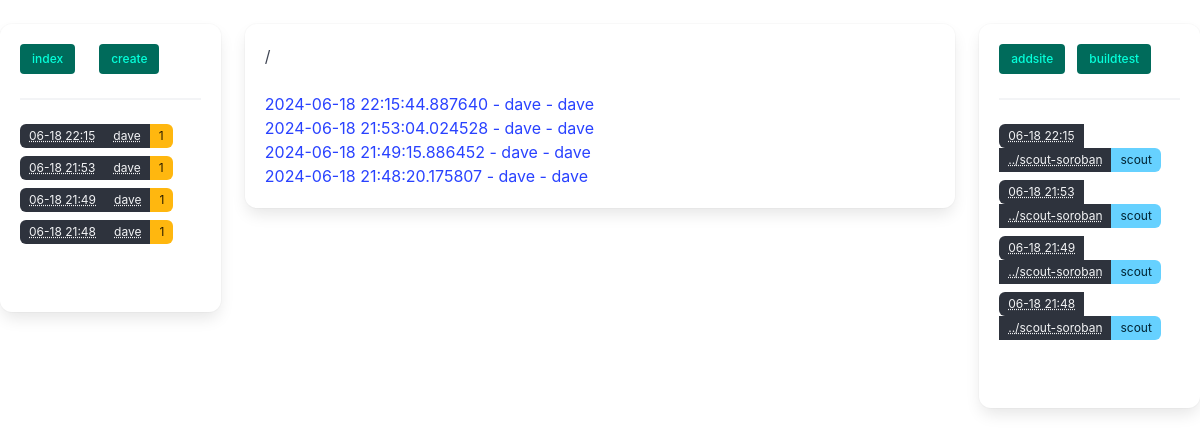
Before: / with the older database file.
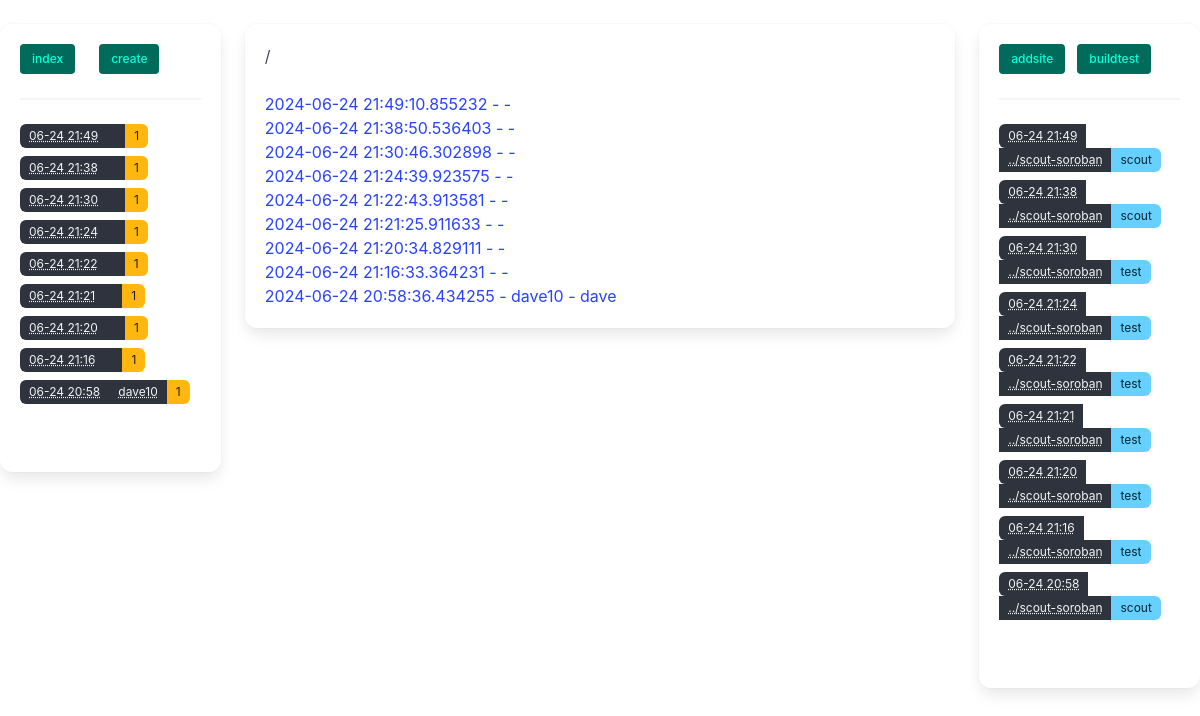
After: the same page with the newer database file.
### model.py (models this page shows, shortened)
class BaseModel(Model):
    class Meta:
        database = db

class BatchExec(BaseModel):
    timestamp = DateTimeField(default=datetime.datetime.now, index=True)
    name = CharField(null=True)
    author = CharField(null=True)
    email = CharField(null=True)
    comments = TextField(null=True)

class ScannerExec(BaseModel):
    batch = ForeignKeyField(BatchExec, null=True,  backref='scans')
    timestamp = DateTimeField(default=datetime.datetime.now, index=True)
    repo = CharField(unique=False)
    commit = CharField(unique=False)
    rev_hash = CharField(unique=False, null=True)
    path = CharField(unique=False)
    scanner = CharField(unique=False, default="Scout", index=True)
    scanner_version = CharField(unique=False, null=True)
    errors = TextField(null=True)
    def as_dict(self):
        return {
            "id": self.id,
            'timestamp': self.timestamp,
            'repo':self.repo,
            'commit': self.commit,
            'path': self.path,
            'scanner': self.scanner,
            'errors': self.errors,}

### app.py (the view)
@app.route('/')
def index():  # put application's code here
    return render("index.html")

### helperfuncs.py (called while the page is built)
def short_date(d):
    if d is None:
        return '<not set>'
    try:
        return str(d).split('.')[0].split('-', 1)[1].rsplit(':', 1)[0]
    except:
        print_exc()
        print("source d: %r" % repr(d) )
        return str(d).split('.')[0]

def render(template, **kwargs):
    class Funcs: pass
    funcs = Funcs()
    new = {'scans': get_scans(),
           'batchs': get_batchs(),
           'None': None,
           'short_repo':lambda x: '../'+x.rsplit('/', 1)[1].replace('.git', ''),
           'datetime': datetime.datetime,
           }
    for k, v in new.items():
        setattr(funcs, k, v)
    for f in [list, len, url_for, repr, type, json, enumwid, short_date, mkrand, lines]:
        new[f.__name__] = f
        setattr(funcs, f.__name__, f)
    new['funcs'] = funcs
    new.update(kwargs)
    return render_template(template, **new)

### model.py (called while the page is built)
def get_scans():
    return [x.as_dict() for x in ScannerExec.select()
                .where(ScannerExec.batch != None)
                .order_by(ScannerExec.timestamp.desc())]

def get_batchs():
    return [x for x in
            BatchExec.select().order_by(BatchExec.timestamp.desc())]

### templates/index.html (shortened to what this page needs)
{% extends "base.html" %}
{% block content %}
    <h1>/</h1><br/>
    {% for batch in batchs %}
        <a href="{{ url_for('batch', id=batch.id) }}">{{ batch.timestamp }} - {{ batch.name }} - {{batch.author}}
        </a>
        <br/>
    {% endfor %}
{% endblock %}

### templates/base.html (shortened to what this page needs)
<!DOCTYPE html>
<html>
<head>
    <link href="https://cdn.jsdelivr.net/npm/bulma@1.0.0/css/bulma.min.css" rel="stylesheet">
</head>
<body>
<div class="columns">
    <div class="column is-one-fifth">
        <br/>
        <div class="box">
            {% include 'leftcol.html' %}
        </div>
    </div>
    <div class="column">
        <br/>
        <div class="box">
            {% block content %}{% endblock %}
        </div>
    </div>
    <div class="column is-one-fifth">
        <br/>
        <div class="box">
            {% include 'rightcol.html' %}
        </div>
    </div>
</div>
</body>
</html>

### templates/leftcol.html
<div class="buttons">
    {% for link_button in ['index', 'create'] %}
    <a class="button is-small is-responsive is-primary is-dark" href="{{ url_for(link_button) }}">
        {{link_button}}
    </a>
    <br/>
    {% endfor %}
</div>
<hr/>
<div class="tags">
    {% for batch in batchs %}
    <div class="control">
        <a class="tags has-addons is-hoverable" href="{{ url_for('batch', id=batch.id) }}">
        <span class="tag is-dark"><abbr
                title="{{ batch.timestamp }}">{{ short_date(batch.timestamp) }}</abbr> </span>
        <span class="tag is-dark"><abbr title="{{ batch.name }}">{{ batch.name }}</abbr></span>
        <span class="tag is-warning is-dark">{{ len(batch.scans) }}</span>
        </a>
    </div>
    {% endfor %}
</div>
<br/>

### templates/rightcol.html
<div class="buttons">
    {% for link_button in ['addsite', 'buildtest'] %}
    <a class="button is-small is-responsive is-primary is-dark" href="{{ url_for(link_button) }}">
        {{link_button}}
    </a>
    {% endfor %}
</div>
<hr/>
<div class="tags">
    {% for scan in scans %}
    <div class="control">
        <a class="tags has-addons is-hoverable" href="{{ url_for('scan_exec', id=scan['id']) }}">
        <span class="tag is-dark"><abbr
                title="{{ scan['timestamp'] }}">{{ short_date(scan['timestamp']) }}</abbr> </span>
        <span class="tag is-dark"><abbr title="{{ scan['repo']}}">{{ short_repo(scan['repo']) }}</abbr></span>
        <span class="tag is-info">{{ scan['scanner'] }}</span>
        </a>
    </div>
    {% endfor %}
</div>
<br/>

Changed rows visible on the page:
removed BatchExec: timestamp "06-18 22:15", name "dave", scans "1", timestamp "2024-06-18 22:15:44.887640", author "dave"
removed BatchExec: timestamp "06-18 21:53", name "dave", scans "1", timestamp "2024-06-18 21:53:04.024528", author "dave"
removed BatchExec: timestamp "06-18 21:49", name "dave", scans "1", timestamp "2024-06-18 21:49:15.886452", author "dave"
added BatchExec: timestamp "06-24 21:49", scans "1", timestamp "2024-06-24 21:49:10.855232"
added BatchExec: timestamp "06-24 21:38", scans "1", timestamp "2024-06-24 21:38:50.536403"
added BatchExec: timestamp "06-24 21:30", scans "1", timestamp "2024-06-24 21:30:46.302898"
added BatchExec: timestamp "06-24 21:24", scans "1", timestamp "2024-06-24 21:24:39.923575"
added BatchExec: timestamp "06-24 21:22", scans "1", timestamp "2024-06-24 21:22:43.913581"
added BatchExec: timestamp "06-24 21:21", scans "1", timestamp "2024-06-24 21:21:25.911633"
added BatchExec: timestamp "06-24 21:20", scans "1", timestamp "2024-06-24 21:20:34.829111"
added BatchExec: timestamp "06-24 21:16", scans "1", timestamp "2024-06-24 21:16:33.364231"
changed BatchExec "dave": timestamp "06-18 21:48" → "06-24 20:58"; name "dave" → "dave10"; timestamp "2024-06-18 21:48:20.175807" → "2024-06-24 20:58:36.434255"
added ScannerExec: timestamp "06-24 21:49", repo "../scout-soroban", scanner "scout"
added ScannerExec: timestamp "06-24 21:38", repo "../scout-soroban", scanner "scout"
added ScannerExec: timestamp "06-24 21:30", repo "../scout-soroban", scanner "test"
added ScannerExec: timestamp "06-24 21:24", repo "../scout-soroban", scanner "test"
added ScannerExec: timestamp "06-24 21:22", repo "../scout-soroban", scanner "test"
changed ScannerExec (number 6 of 9 on the later page): timestamp "06-18 22:15" → "06-24 21:21"; scanner "scout" → "test"
changed ScannerExec (number 7 of 9 on the later page): timestamp "06-18 21:53" → "06-24 21:20"; scanner "scout" → "test"
changed ScannerExec (number 8 of 9 on the later page): timestamp "06-18 21:49" → "06-24 21:16"; scanner "scout" → "test"
changed ScannerExec (number 9 of 9 on the later page): timestamp "06-18 21:48" → "06-24 20:58"
